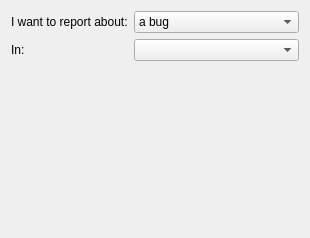
<?xml version="1.0" encoding="UTF-8"?>
<ui version="4.0">
 <class>ReportTypePage</class>
 <widget class="QWizardPage" name="ReportTypePage">
  <property name="geometry">
   <rect>
    <x>0</x>
    <y>0</y>
    <width>310</width>
    <height>238</height>
   </rect>
  </property>
  <property name="windowTitle">
   <string>Report type</string>
  </property>
  <property name="title">
   <string>Report type</string>
  </property>
  <layout class="QFormLayout" name="formLayout">
   <item row="0" column="0">
    <widget class="QLabel" name="label">
     <property name="text">
      <string>I want to report about:</string>
     </property>
    </widget>
   </item>
   <item row="0" column="1">
    <widget class="QComboBox" name="TypeCombo_">
     <item>
      <property name="text">
       <string>a bug</string>
      </property>
     </item>
     <item>
      <property name="text">
       <string>a feature</string>
      </property>
     </item>
    </widget>
   </item>
   <item row="1" column="0">
    <widget class="QLabel" name="label_2">
     <property name="text">
      <string>In:</string>
     </property>
    </widget>
   </item>
   <item row="1" column="1">
    <widget class="QComboBox" name="CatCombo_">
     <property name="sizeAdjustPolicy">
      <enum>QComboBox::AdjustToContents</enum>
     </property>
    </widget>
   </item>
  </layout>
 </widget>
 <resources/>
 <connections/>
</ui>
